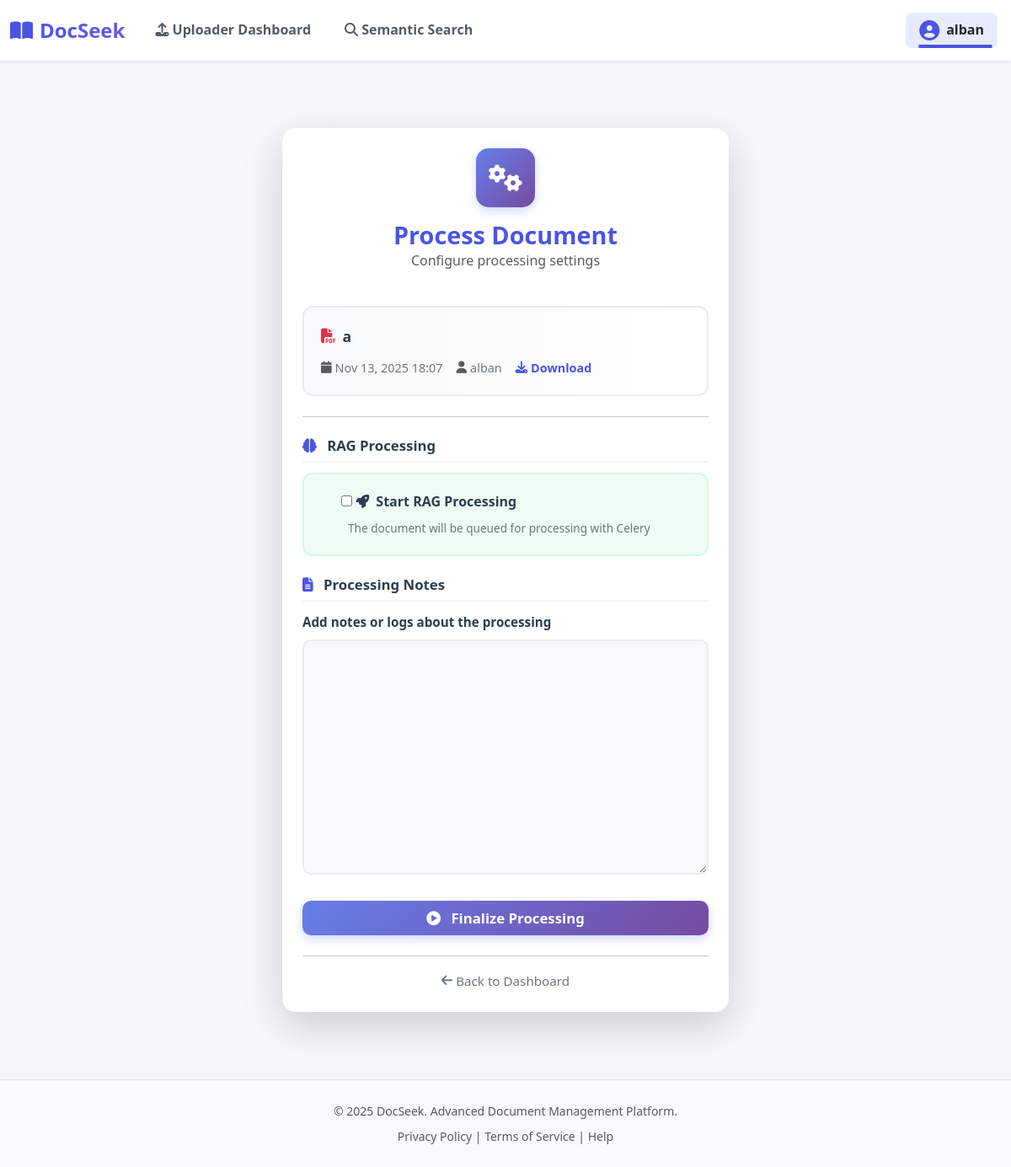
Screenshot of /documents/process/68/ (signed in) with the database file from the repository.
### doc_manager/models.py (models this page shows, shortened)
class Document(models.Model):
    DOCUMENT_TYPES = [
        ('native', 'Native PDF'),
        ('scanned', 'Scanned PDF'),
    ]
    PROCESSING_STATES = [
        ('pending', 'Pending'),
        ('ocr_queued', 'OCR Queued'),
        ('ocr_processing', 'OCR Processing'),
        ('ocr_completed', 'OCR Completed'),
        ('ocr_failed', 'OCR Failed'),
        ('rag_processing', 'RAG Processing'),
        ('completed', 'Completed'),
        ('failed', 'Failed'),
    ]
    uploader = models.ForeignKey(User, on_delete=models.CASCADE)
    file = models.FileField(upload_to='documents/%Y/%m/%d/')
    title = models.CharField(max_length=100)
    uploaded_at = models.DateTimeField(auto_now_add=True)
    document_type = models.CharField(
        max_length=20,
        choices=DOCUMENT_TYPES,
        default='native'
    )
    processing_state = models.CharField(
        max_length=20,
        choices=PROCESSING_STATES,
        default='pending'
    )
    is_processed = models.BooleanField(default=False)
    processing_output = models.TextField(blank=True, null=True)
    ocr_text = models.TextField(blank=True, null=True, help_text="Extracted text from OCR")
    ocr_completed_at = models.DateTimeField(null=True, blank=True)
    ocr_error = models.TextField(blank=True, null=True)
    processed_file = models.FileField(
        upload_to='documents/processed/%Y/%m/%d/',
        null=True,
        blank=True,
        help_text="PDF with OCR text layer"
    )
    class Meta:
        ordering = ['-uploaded_at']

### doc_manager/views.py (the view, shortened to what this page needs)
# urls.py: path("process/<int:pk>/", views.DocumentProcessView.as_view(), name='document_process'),
class DocumentProcessView(UpdateView):
    model = Document
    fields = ['is_processed', 'processing_output']
    template_name = 'doc_manager/document_process_form.html'
    success_url = reverse_lazy('document_list')
    def get_object(self, queryset=None):
        doc = super().get_object(queryset)
        if not self.request.user.is_authenticated or doc.uploader != self.request.user:
            raise Http404("You are not authorized to process this document.")
        return doc
    def get_context_data(self, **kwargs):
        context = super().get_context_data(**kwargs)
        context['document'] = self.object
        return context

### doc_manager/templates/doc_manager/document_process_form.html (shortened to what this page needs)
{% extends 'base.html' %}
{% load static %}
{% block extra_css %}
<link rel="stylesheet" href="{% static 'css/doc_manager/document_process_form.css' %}">
{% endblock extra_css %}
{% block content %}
<div class="process-container">
    <div class="row justify-content-center">
        <div class="col-md-8 col-lg-6">
            <div class="card shadow-lg p-4 mt-5 border-0 rounded-4">
                <div class="text-center mb-4">
                    <div class="page-icon">
                        <i class="fas fa-cogs"></i>
                    </div>
                    <h2 class="card-title text-primary fw-bold">
                        Process Document
                    </h2>
                    <p class="text-muted">Configure processing settings</p>
                </div>
                <div class="document-info">
                    <div class="info-header">
                        <i class="fas fa-file-pdf text-danger me-2"></i>
                        <strong>{{ document.title }}</strong>
                    </div>
                    <div class="info-details">
                        <span class="info-item">
                            <i class="fas fa-calendar text-muted me-1"></i>
                            {{ document.uploaded_at|date:"M d, Y H:i" }}
                        </span>
                        <span class="info-item">
                            <i class="fas fa-user text-muted me-1"></i>
                            {{ document.uploader.username }}
                        </span>
                        <a href="{{ document.file.url }}" class="info-item text-primary">
                            <i class="fas fa-download me-1"></i>
                            Download
                        </a>
                    </div>
                </div>
                <hr class="my-4">
                <form method="POST">
                    <div class="form-group mb-4">
                        <h6 class="section-title">
                            <i class="fas fa-brain text-primary me-2"></i>
                            RAG Processing
                        </h6>
                        <div class="checkbox-box">
                            <div class="form-check">
                                {{ form.is_processed }}
                                <label class="form-check-label fw-semibold" for="{{ form.is_processed.id_for_label }}">
                                    <i class="fas fa-rocket me-1"></i>
                                    Start RAG Processing
                                </label>
                            </div>
                            <div class="form-text">
                                The document will be queued for processing with Celery
                            </div>
                        </div>
                    </div>
                    <div class="form-group mb-4">
                        <h6 class="section-title">
                            <i class="fas fa-file-alt text-primary me-2"></i>
                            Processing Notes
                        </h6>
                        <label for="{{ form.processing_output.id_for_label }}" class="form-label fw-semibold">
                            Add notes or logs about the processing
                        </label>
                        {{ form.processing_output }}
                    </div>
                    <button type="submit" class="btn btn-primary w-100 py-2">
                        <i class="fas fa-play-circle me-2"></i>
                        Finalize Processing
                    </button>
                </form>
                <hr class="mt-4">
                <div class="text-center">
                    <a href="{% url 'uploader_dashboard' %}" class="back-link">
                        <i class="fas fa-arrow-left me-1"></i>
                        Back to Dashboard
                    </a>
                </div>
            </div>
        </div>
    </div>
</div>
{% endblock content %}

### templates/base.html (shortened to what this page needs)
{% load static %}
<!DOCTYPE html>
<html lang="en">
<head>
    <link href="https://cdn.jsdelivr.net/npm/bootstrap@5.3.3/dist/css/bootstrap.min.css" rel="stylesheet"
>
    <link rel="stylesheet" href="https://cdnjs.cloudflare.com/ajax/libs/font-awesome/6.5.2/css/all.min.css"
>
    <link rel="stylesheet" href="{% static 'css/base.css' %}">
    {% block extra_css %}{% endblock %}
</head>
<body>
    <nav class="navbar navbar-expand-lg navbar-light bg-light shadow-sm sticky-top" role="navigation" aria-label="Main navigation">
        <div class="container-fluid">
            <a class="navbar-brand d-flex align-items-center" href="{% url 'home' %}" aria-label="DocSeek Home">
                <i class="fas fa-book-open me-2" aria-hidden="true"></i>
                <span class="brand-text">DocSeek</span>
            </a>
            <div class="collapse navbar-collapse" id="navbarNav">
                <ul class="navbar-nav me-auto mb-2 mb-lg-0">
                    {% if user.is_authenticated %}
                        {% if user.profile.is_uploader %}
                        <li class="nav-item">
                            <a class="nav-link {% if request.resolver_match.url_name == 'uploader_dashboard' %}active{% endif %}"
                               href="{% url 'uploader_dashboard' %}"
                               aria-current="{% if request.resolver_match.url_name == 'uploader_dashboard' %}page{% endif %}">
                                <i class="fas fa-upload" aria-hidden="true"></i>
                                <span>Uploader Dashboard</span>
                            </a>
                        </li>
                        {% endif %}
                        {% if user.profile.is_searcher %}
                        <li class="nav-item">
                            <a class="nav-link {% if request.resolver_match.url_name == 'document_list' %}active{% endif %}"
                               href="{% url 'document_list' %}"
                               aria-current="{% if request.resolver_match.url_name == 'document_list' %}page{% endif %}">
                                <i class="fas fa-search" aria-hidden="true"></i>
                                <span>Semantic Search</span>
                            </a>
                        </li>
                        {% endif %}
                    {% endif %}
                </ul>
                <ul class="navbar-nav ms-auto">
                    {% if user.is_authenticated %}
                        <li class="nav-item dropdown">
                            <a class="nav-link dropdown-toggle d-flex align-items-center user-dropdown-toggle"
                               href="#"
                               id="navbarDropdownUser"
                               role="button"
                               data-bs-toggle="dropdown"
                               aria-expanded="false"
                               aria-haspopup="true">
                                <i class="fas fa-user-circle user-icon me-2" aria-hidden="true"></i>
                                <span class="user-name d-none d-lg-inline">{{ user.username }}</span>
                            </a>
                        </li>
                    {% endif %}
                </ul>
            </div>
        </div>
    </nav>
    <main id="main-content" class="container main-content mt-4 mb-5" role="main">
        {% block content %}
        {% endblock content %}
    </main>
    <footer class="footer mt-auto py-4 bg-light border-top">
        <div class="container text-center">
            <p class="text-muted mb-1">
                <small>&copy; {% now "Y" %} DocSeek. Advanced Document Management Platform.</small>
            </p>
            <p class="text-muted mb-0">
                <small>
                    <a href="#" class="text-decoration-none text-muted">Privacy Policy</a> |
                    <a href="#" class="text-decoration-none text-muted">Terms of Service</a> |
                    <a href="#" class="text-decoration-none text-muted">Help</a>
                </small>
            </p>
        </div>
    </footer>
</body>
</html>

### static/css/base.css (style rules this page uses)
:root { --primary-color: #4a54e1; --primary-hover: #3c45cc; --primary-light: #e8ebff; --primary-lighter: #f4f5fd; --success-color: #28a745; --danger-color: #dc3545; --warning-color: #ffc107; --info-color: #17a2b8; --bg-main: #f8f8fa; --bg-white: #ffffff; --bg-light: #f8f9fa; --text-primary: #212529; --text-secondary: #555c63; --text-muted: #6c757d; --shadow-sm: 0 2px 6px rgba(0, 0, 0, 0.05); --shadow-md: 0 4px 12px rgba(0, 0, 0, 0.08); --shadow-lg: 0 8px 24px rgba(0, 0, 0, 0.12); --border-radius: 8px; --border-radius-lg: 12px; --transition-fast: 0.15s ease-in-out; --transition-normal: 0.2s ease-in-out; --transition-slow: 0.3s ease-in-out; }
* { box-sizing: border-box; }
html { scroll-behavior: smooth; }
body { background-color: var(--bg-main); font-family: 'Segoe UI', 'Roboto', 'Helvetica Neue', Arial, sans-serif; color: var(--text-primary); line-height: 1.6; min-height: 100vh; display: flex; flex-direction: column; }
main { flex: 1; }
.text-primary { color: var(--primary-color) !important; }
.btn { border-radius: var(--border-radius); font-weight: 600; transition: all var(--transition-normal); position: relative; overflow: hidden; }
.btn-primary { background-color: var(--primary-color); border-color: var(--primary-color); }
.btn i { margin-right: 0.4rem; }
.navbar { background-color: var(--bg-white) !important; box-shadow: var(--shadow-md); padding-top: 0.75rem; padding-bottom: 0.75rem; transition: box-shadow var(--transition-normal); }
.navbar-brand { font-weight: 800; font-size: 1.5rem; color: var(--primary-color) !important; transition: all var(--transition-normal); display: flex; align-items: center; }
.brand-text { background: linear-gradient(135deg, var(--primary-color) 0%, #6c5ce7 100%); -webkit-background-clip: text; -webkit-text-fill-color: transparent; background-clip: text; }
.navbar-nav .nav-link { font-weight: 600; color: var(--text-secondary); transition: all var(--transition-normal); padding: 0.5rem 1rem !important; border-radius: var(--border-radius); margin: 0 0.25rem; position: relative; }
.navbar-nav .nav-link::after { content: ''; position: absolute; bottom: 0; left: 50%; transform: translateX(-50%); width: 0; height: 2px; background: var(--primary-color); transition: width var(--transition-normal); }
.navbar-nav .nav-link.active { color: var(--primary-color) !important; background-color: var(--primary-light); font-weight: 700; }
.navbar-nav .nav-link.active::after { width: 80%; }
.user-icon { font-size: 1.5rem; color: var(--primary-color); transition: transform var(--transition-normal); }
.user-name { font-weight: 600; color: var(--text-primary); }
.user-dropdown-toggle { min-width: 50px; }
@media (min-width: 992px) { .user-dropdown-toggle { min-width: auto; } }
.main-content { min-height: 60vh; animation: fadeIn 0.5s ease-in; }
.footer { background-color: var(--bg-light); margin-top: auto; }
.footer a { transition: color var(--transition-fast); }

### rows the page displays
Document: title "a", uploaded_at "Nov 13, 2025 18:07", uploader.username "alban"

### other values shown
{{ user.username }} "alban"
